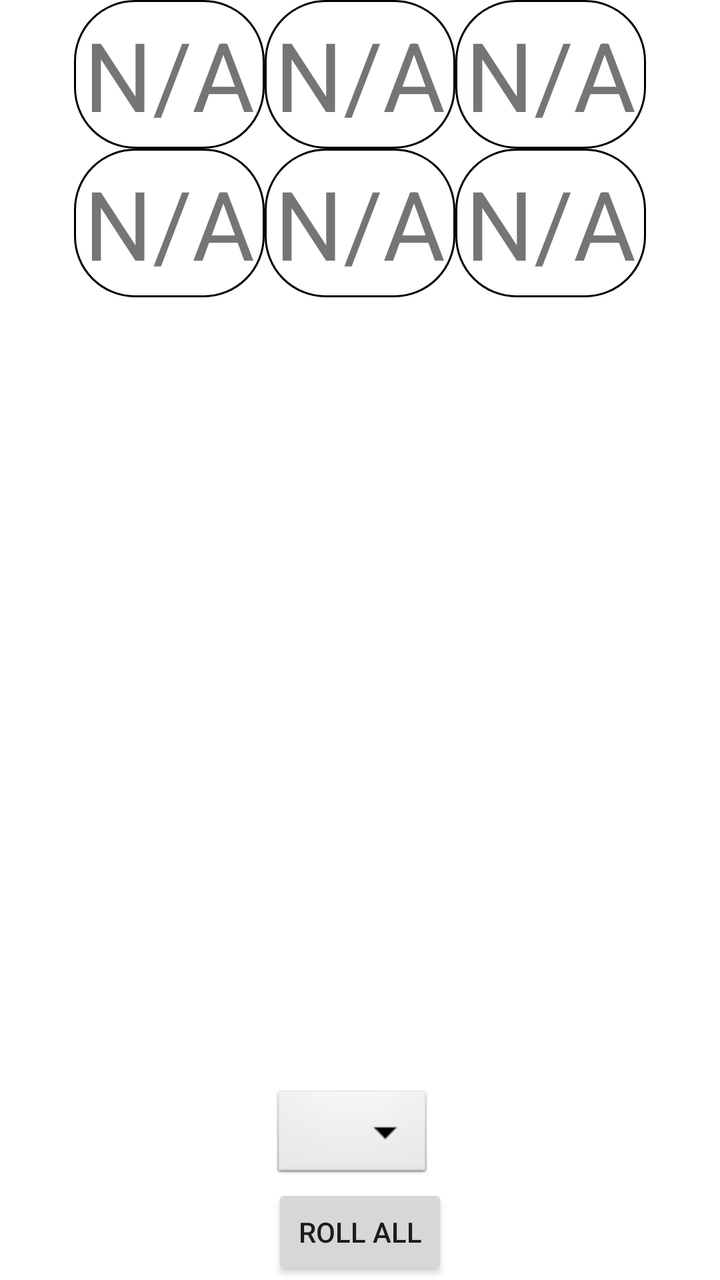
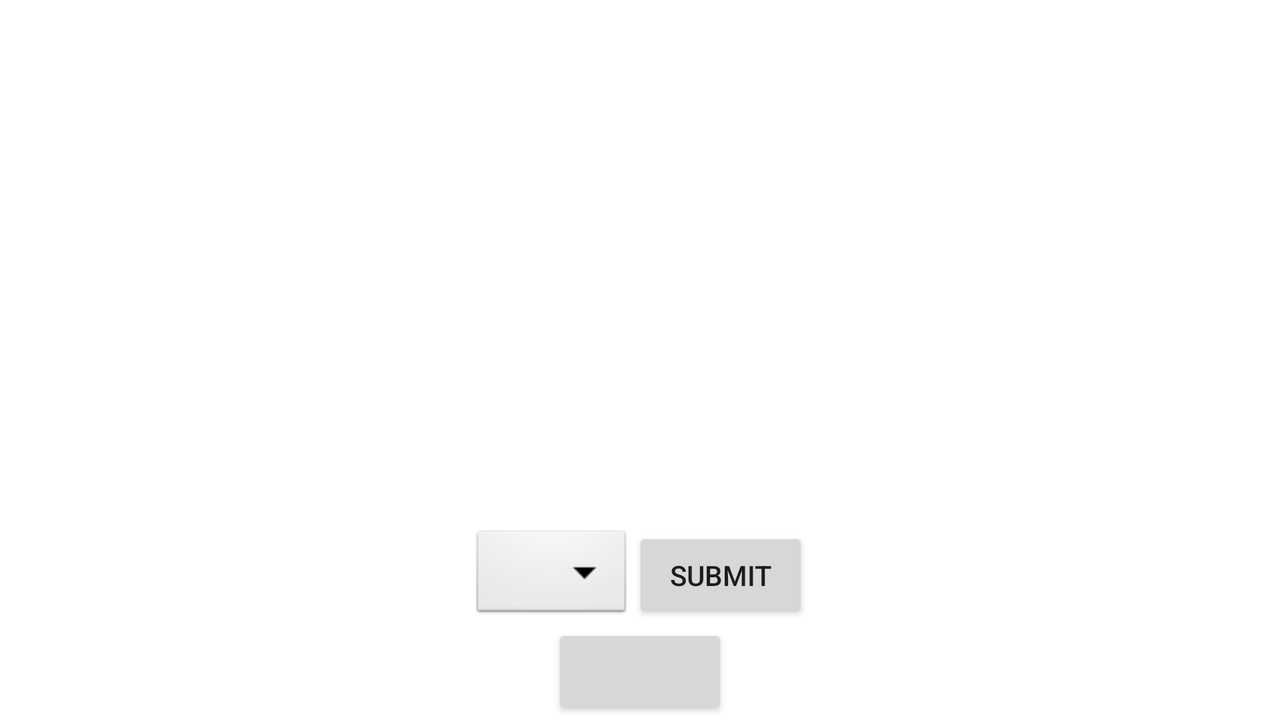

An Android layout and its configuration variant, each rendered on a device that would load it. The default file and the variant file are quoted in full after the pictures.
<!-- AndroidManifest.xml: application theme Theme.Thirty -->
<!-- res/layout/activity_main.xml -->
<?xml version="1.0" encoding="utf-8"?>
<androidx.constraintlayout.widget.ConstraintLayout xmlns:android="http://schemas.android.com/apk/res/android"
    xmlns:app="http://schemas.android.com/apk/res-auto"
    xmlns:tools="http://schemas.android.com/tools"
    android:layout_width="match_parent"
    android:layout_height="match_parent"
    tools:context=".MainActivity">


    <TableLayout
        android:id="@+id/tableLayout"
        android:layout_width="0dp"
        android:layout_height="0dp"
        app:layout_constraintBottom_toBottomOf="parent"
        app:layout_constraintEnd_toEndOf="parent"
        app:layout_constraintStart_toStartOf="parent"
        app:layout_constraintTop_toTopOf="parent"
        tools:context=".MainActivity">

        <TableRow
            android:id="@+id/layout1"
            android:layout_width="fill_parent"
            android:layout_height="wrap_content"
            android:gravity="center">

            <TextView
                android:id="@+id/dice1"
                android:layout_width="wrap_content"
                android:layout_height="wrap_content"
                android:background="@drawable/border"
                android:padding="5dp"
                android:text="N/A"
                android:textSize="48dp"
                tools:layout_editor_absoluteX="163dp"
                tools:layout_editor_absoluteY="40dp" />

            <TextView
                android:id="@+id/dice2"
                android:layout_width="wrap_content"
                android:layout_height="wrap_content"
                android:background="@drawable/border"
                android:padding="5dp"
                android:text="N/A"
                android:textSize="48dp"
                tools:layout_editor_absoluteX="286dp"
                tools:layout_editor_absoluteY="40dp" />

            <TextView
                android:id="@+id/dice3"
                android:layout_width="wrap_content"
                android:layout_height="wrap_content"
                android:background="@drawable/border"
                android:padding="5dp"
                android:text="N/A"
                android:textSize="48dp"
                tools:layout_editor_absoluteX="41dp"
                tools:layout_editor_absoluteY="40dp" />
        </TableRow>

        <TableRow
            android:id="@+id/layout2"
            android:layout_width="fill_parent"
            android:layout_height="wrap_content"
            android:gravity="center">


            <TextView
                android:id="@+id/dice4"
                android:layout_width="wrap_content"
                android:layout_height="wrap_content"
                android:background="@drawable/border"
                android:padding="5dp"
                android:text="N/A"
                android:textSize="48dp"
                tools:layout_editor_absoluteX="41dp"
                tools:layout_editor_absoluteY="137dp" />

            <TextView
                android:id="@+id/dice5"
                android:layout_width="wrap_content"
                android:layout_height="wrap_content"
                android:background="@drawable/border"
                android:padding="5dp"
                android:text="N/A"
                android:textSize="48dp"
                tools:layout_editor_absoluteX="163dp"
                tools:layout_editor_absoluteY="137dp" />

            <TextView
                android:id="@+id/dice6"
                android:layout_width="wrap_content"
                android:layout_height="wrap_content"
                android:background="@drawable/border"
                android:padding="5dp"
                android:text="N/A"
                android:textSize="48dp"
                tools:layout_editor_absoluteX="286dp"
                tools:layout_editor_absoluteY="137dp" />

        </TableRow>

    </TableLayout>

    <Button
        android:id="@+id/reroll"
        android:layout_width="wrap_content"
        android:layout_height="wrap_content"
        android:text="Roll all"
        app:layout_constraintBottom_toBottomOf="parent"
        app:layout_constraintEnd_toEndOf="parent"
        app:layout_constraintStart_toStartOf="parent" />

    <Spinner
        android:id="@+id/spinner1"
        android:layout_width="wrap_content"
        android:layout_height="wrap_content"
        android:background="@android:drawable/btn_dropdown"
        android:spinnerMode="dropdown"
        app:layout_constraintBottom_toTopOf="@+id/reroll"
        app:layout_constraintStart_toStartOf="@+id/reroll" />

</androidx.constraintlayout.widget.ConstraintLayout>
<!-- resources referenced by this layout -->
<resources>
  <!-- drawable border (drawable) -->
  <?xml version="1.0" encoding="utf-8"?>
  <shape xmlns:android="http://schemas.android.com/apk/res/android"
      android:shape="rectangle" >
  
      
      <solid
          android:color="@color/white" >
      </solid>
  
      
      <stroke
          android:width="1dp"
          android:color="@color/black" >
      </stroke>
  
      
      <corners
          android:radius="30dp"   >
      </corners>
  
  </shape>
  <style name="Theme.Thirty" parent="Theme.MaterialComponents.DayNight.DarkActionBar">
          
          <item name="colorPrimary">@color/purple_500</item>
          <item name="colorPrimaryVariant">@color/purple_700</item>
          <item name="colorOnPrimary">@color/white</item>
          
          <item name="colorSecondary">@color/teal_200</item>
          <item name="colorSecondaryVariant">@color/teal_700</item>
          <item name="colorOnSecondary">@color/black</item>
          
          <item name="android:statusBarColor" tools:targetApi="l">?attr/colorPrimaryVariant</item>
          
      </style>
</resources>
<!-- res/layout-land/activity_main.xml (the author's variant of the layout above) -->
<!-- drawn on the phone turned sideways -->
<?xml version="1.0" encoding="utf-8"?>
<androidx.constraintlayout.widget.ConstraintLayout xmlns:android="http://schemas.android.com/apk/res/android"
    xmlns:app="http://schemas.android.com/apk/res-auto"
    xmlns:tools="http://schemas.android.com/tools"
    android:layout_width="match_parent"
    android:layout_height="match_parent"
    tools:context=".MainActivity">


    <TableLayout
        android:id="@+id/tableLayout"
        android:layout_width="wrap_content"
        android:layout_height="wrap_content"

        app:layout_constraintEnd_toEndOf="parent"

        app:layout_constraintStart_toStartOf="parent"

        app:layout_constraintTop_toTopOf="parent"
        app:layout_constraintVertical_bias="0.0"
        tools:context=".MainActivity">

        <TableRow
            android:id="@+id/layout1"
            android:layout_width="fill_parent"
            android:layout_height="wrap_content"
            android:gravity="center">

            <ImageButton
                android:id="@+id/dice1"
                style="@style/DiceImageButton"
                tools:layout_editor_absoluteX="163dp"
                tools:layout_editor_absoluteY="40dp" />

            <ImageButton
                android:id="@+id/dice2"
                style="@style/DiceImageButton"
                tools:layout_editor_absoluteX="286dp"
                tools:layout_editor_absoluteY="40dp" />

            <ImageButton
                android:id="@+id/dice3"
                style="@style/DiceImageButton"
                tools:layout_editor_absoluteX="41dp"
                tools:layout_editor_absoluteY="40dp" />
        </TableRow>

        <TableRow
            android:id="@+id/layout2"
            android:layout_width="fill_parent"
            android:layout_height="wrap_content"
            android:gravity="center">


            <ImageButton
                android:id="@+id/dice4"
                style="@style/DiceImageButton"
                tools:layout_editor_absoluteX="41dp"
                tools:layout_editor_absoluteY="137dp" />

            <ImageButton
                android:id="@+id/dice5"
                style="@style/DiceImageButton"
                tools:layout_editor_absoluteX="163dp"
                tools:layout_editor_absoluteY="137dp" />

            <ImageButton
                android:id="@+id/dice6"
                style="@style/DiceImageButton"
                tools:layout_editor_absoluteX="286dp"
                tools:layout_editor_absoluteY="137dp" />

        </TableRow>

    </TableLayout>


    <LinearLayout
        android:id="@+id/linearLayout2"
        android:layout_width="wrap_content"
        android:layout_height="wrap_content"
        android:layout_alignParentBottom="true"
        android:gravity="start"
        android:layout_margin="5dp"
        android:orientation="vertical"
        app:layout_constraintBottom_toBottomOf="parent"
        app:layout_constraintStart_toStartOf="parent">

        <TextView
            android:id="@+id/rounds"
            android:layout_width="wrap_content"
            android:layout_height="wrap_content"
            android:gravity="start"
            android:text=""
            android:textSize="30sp" />

        <TextView
            android:id="@+id/score"
            android:layout_width="wrap_content"
            android:layout_height="wrap_content"
            android:gravity="end"
            android:text=""
            android:textSize="30sp" />


    </LinearLayout>




    <LinearLayout
        android:id="@+id/linearLayout"
        android:layout_width="0dp"
        android:layout_height="wrap_content"
        android:layout_alignParentBottom="true"
        android:gravity="center"
        app:layout_constraintBottom_toTopOf="@id/reroll"
        app:layout_constraintEnd_toEndOf="parent"
        app:layout_constraintStart_toStartOf="parent">

        <Spinner
            android:id="@+id/spinner"
            android:layout_width="wrap_content"
            android:layout_height="wrap_content"
            android:background="@android:drawable/btn_dropdown"
            android:spinnerMode="dropdown" />

        <Button
            android:id="@+id/submit"
            android:layout_width="wrap_content"
            android:layout_height="wrap_content"
            android:text="@string/submit" />
    </LinearLayout>

    <Button
        android:id="@+id/reroll"
        android:layout_width="wrap_content"
        android:layout_height="wrap_content"
        android:text=""
        app:layout_constraintBottom_toBottomOf="parent"
        app:layout_constraintEnd_toEndOf="parent"
        app:layout_constraintStart_toStartOf="parent" />

</androidx.constraintlayout.widget.ConstraintLayout>
<!-- resources referenced by the variant -->
<!-- as the phone turned sideways resolves them -->
<resources>
  <string name="submit">Submit</string>
  <style name="DiceImageButton">
          <item name="android:layout_width">wrap_content</item>
          <item name="android:layout_height">wrap_content</item>
          <item name="android:src">@drawable/white1</item>
          <item name="android:padding">5dp</item>
          <item name="android:layout_margin">5dp</item>
          <item name="android:contentDescription">Dice value</item>
      </style>
  <style name="Theme.Thirty" parent="Theme.MaterialComponents.DayNight.DarkActionBar">
          
          <item name="colorPrimary">@color/purple_500</item>
          <item name="colorPrimaryVariant">@color/purple_700</item>
          <item name="colorOnPrimary">@color/white</item>
          
          <item name="colorSecondary">@color/teal_200</item>
          <item name="colorSecondaryVariant">@color/teal_700</item>
          <item name="colorOnSecondary">@color/black</item>
          
          <item name="android:statusBarColor" tools:targetApi="l">?attr/colorPrimaryVariant</item>
          
      </style>
</resources>
